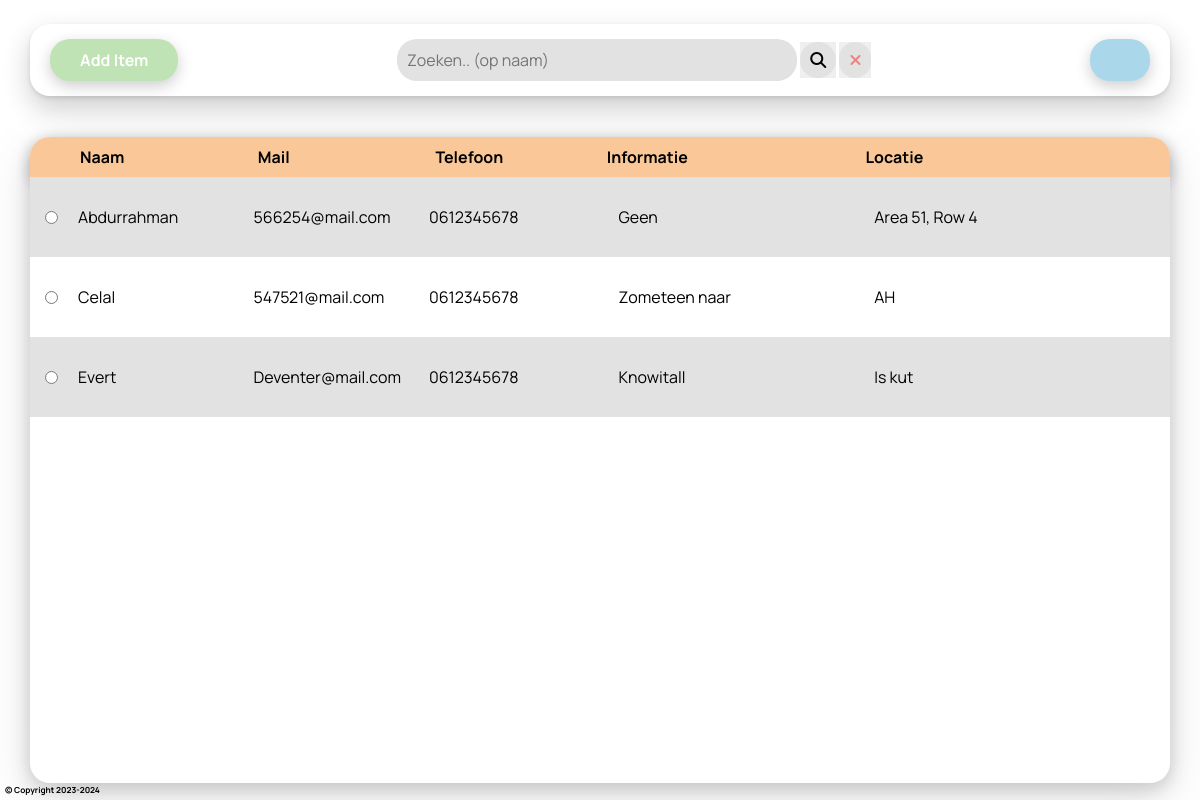
The page / on the database its author committed.
### tables this page shows
CREATE TABLE `data` (
  `ID` int(11) NOT NULL,
  `name` mediumtext NOT NULL,
  `mail` mediumtext NOT NULL,
  `phone` mediumtext NOT NULL,
  `information` mediumtext NOT NULL,
  `location` mediumtext NOT NULL
);

### index.php (the view, shortened to what this page needs)
<?php
	include "data/private/database.php";
?>
<!DOCTYPE html>
<html lang="en">
<head>
	<link rel="stylesheet" type="text/css" href="data/css/main.css">
	<link rel="stylesheet" type="text/css" href="data/css/responsive.css">
</head>
<body>
	<header>
		<div class="container">
			<form method="post">
				<input type="submit" name="button_one" value="Add Item" class="button_one">
			</form>
			<form action="index.php" method="get">
				<input type="text" placeholder="Zoeken.. (op naam)" name="search" class="searchbar">
				<button type="submit" class="icon_parent"><i class="fa fa-search icon"></i></button>
				<button type="submit" class="icon_parent"><i class="fa fa-xmark icon"></i></button>
			</form>
			<form method="post">
				<input type="submit" name="button_two" value="" class="button_two" id="button_two">
			</form>
		</div>
	</header>
	<div class="viewport">
		<div class="main">
			<div class="info">
				<p>Naam</p>
				<p>Mail</p>
				<p>Telefoon</p>
				<p>Informatie</p>
				<p>Locatie</p>
			</div>
				<?php
					$sql = "SELECT name, mail, phone, information, location FROM data";
					$result = $conn->query($sql);
					if ($result->num_rows > 0) {
						while($row = $result->fetch_assoc()) {
							echo "<div class='data standard'>";
								echo "<input type='radio' name='checkbox' class='checkbox' id='checkbox'><div class='item_name'>".$row["name"]."</div>";
								echo "<div class='item_mail'>".$row["mail"]."</div>";
								echo "<div class='item_phone'>".$row["phone"]."</div>";
								echo "<div class='item_information'>".$row["information"]."</div>";
								echo "<div class='item_location'>".$row["location"]."</div>";
							echo "</div>";
						};
					} else {
						echo "Geen resultaat";
					};
				?>
			</div>
		</div>
	<footer>
		<h5>&copy; Copyright 2023-2024</h5>
	</footer>
</body>
</html>

### data/css/main.css (style rules this page uses)
* { box-sizing: border-box; margin: 0; padding: 0; font-family: "Manrope", sans-serif; text-decoration: none; }
header { height: 15vh; width: 100vw; display: flex; justify-content: center; align-content: center; align-items: center; }
footer { position: fixed; bottom: 0; left: 0; font-size: 10px; padding: 5px; }
.container { height: calc(100% - 40%); width: calc(100% - 5%); background: white; box-shadow: rgba(0, 0, 0, 0.2) 0px 12px 28px 0px, rgba(0, 0, 0, 0.1) 0px 2px 4px 0px, rgba(255, 255, 255, 0.05) 0px 0px 0px 1px inset; border-radius: 20px; display: flex; flex-direction: row; justify-content: space-between; align-content: center; align-items: center; padding: 20px; }
.viewport { position: relative; height: 85vh; width: 100vw; display: flex; justify-content: center; align-content: center; align-items: center; }
.main { height: calc(100% - 5%); width: calc(100% - 5%); background: white; box-shadow: rgba(17, 17, 26, 0.1) 0px 4px 16px, rgba(17, 17, 26, 0.1) 0px 8px 24px, rgba(17, 17, 26, 0.1) 0px 16px 56px; border-radius: 20px; }
.button_one { background: #BFE3B4; color: white; border: 0; outline: 0; padding: 10px 30px; border-radius: 20px; font-size: 16px; font-weight: bold; box-shadow: rgba(0, 0, 0, 0.2) 0px 5px 15px; }
.button_two { background: #ABD7EB; color: white; border: 0; outline: 0; padding: 10px 30px; border-radius: 20px; font-size: 16px; font-weight: bold; box-shadow: rgba(0, 0, 0, 0.2) 0px 5px 15px; }
.searchbar { background: #E2E2E2; width: 400px; padding: 10px; border: 0; outline: 0; border-radius: 20px; font-size: 16px; }
.icon_parent { padding: 0; outline: 0; border: 0; }
.icon { background: #E2E2E2; border: 0; outline: 0; font-size: 16px; padding: 10px; border-radius: 20px; }
.icon_parent:last-child { color: lightcoral; }
.info { background: #FAC898; position: relative; top: 0; width: 100%; height: 5vh; padding: 20px; border-top-right-radius: 20px; border-top-left-radius: 20px; display: flex; flex-direction: row; align-content: center; align-items: center; box-shadow: rgba(0, 0, 0, 0.2) 0px 5px 15px; }
.info > p { font-size: 16px; font-weight: bold; }
.data { position: relative; width: 100%; height: 10vh; display: flex; flex-direction: row; align-content: center; align-items: center; padding: 15px; }
.data:nth-child(even) { background: #E2E2E2; }
.item_name, .info > p:first-child { width: 250px; }
.item_mail, .info > p:nth-of-type(2) { width: 250px; }
.item_phone, .info > p:nth-of-type(3) { width: 100px; }
.item_information, .info > p:nth-of-type(4) { margin-left: 100px; width: 350px; }
.item_location, .info > p:nth-of-type(5) { margin-left: 10px; width: 400px; }
.checkbox { margin-right: 20px; }
.info > p:first-child { margin-left: 30px; }

### rows shown on the page
data: name "Abdurrahman", mail "566254@mail.com", phone "0612345678", information "Geen", location "Area 51, Row 4"
data: name "Celal", mail "547521@mail.com", phone "0612345678", information "Zometeen naar", location "AH"
data: name "Evert", mail "Deventer@mail.com", phone "0612345678", information "Knowitall", location "Is kut"
